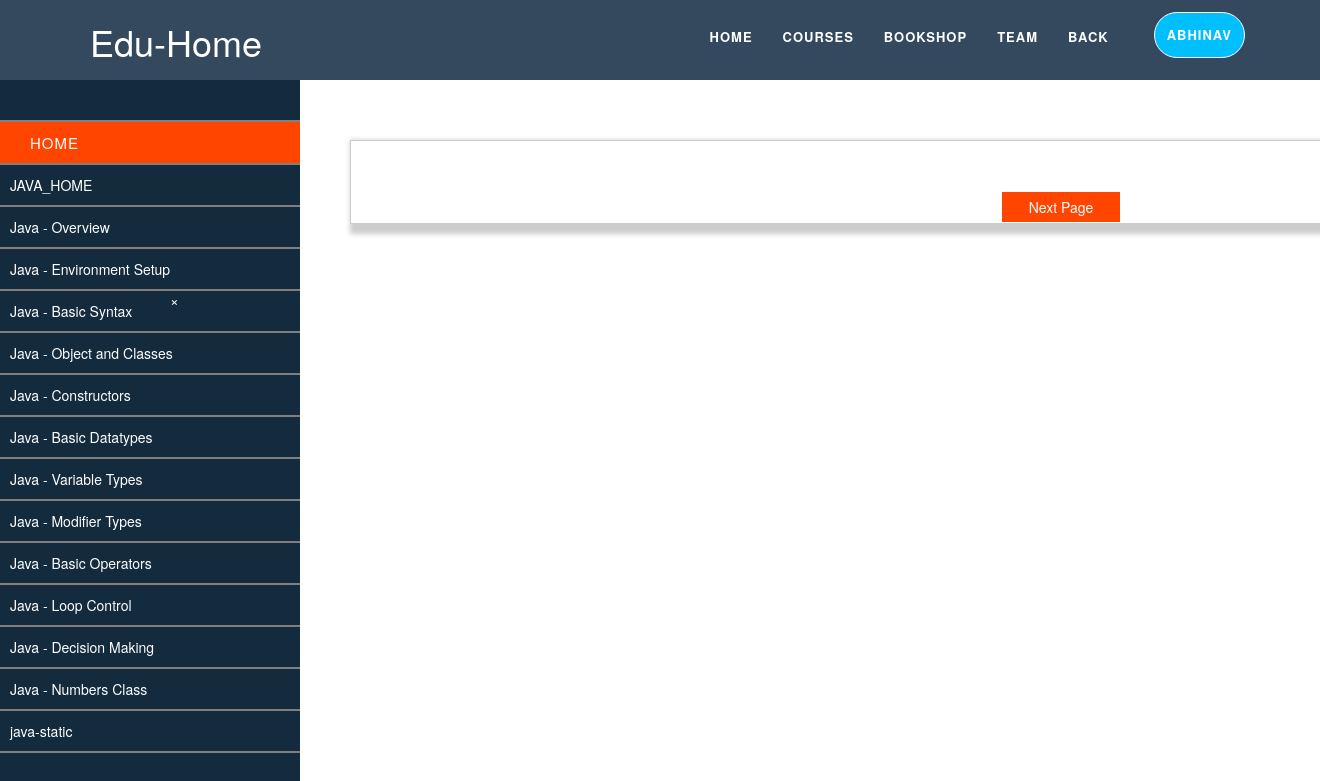
/uniquedeveloper/programming/java/java_programming.php?course_name=java (signed in), run on the app's committed database.
### tables this page shows
CREATE TABLE `courses` (
  `id` int(11) NOT NULL,
  `topic_name` varchar(255) NOT NULL,
  `description` text NOT NULL,
  `course_name` varchar(255) NOT NULL
);

### uniquedeveloper/programming/java/java_programming.php (the view, shortened to what this page needs)
<!DOCTYPE html>
<html>
<head>
	<link rel="stylesheet" type="text/css" href="../..//css/java_programming.css">
	<link rel="stylesheet" href="https://maxcdn.bootstrapcdn.com/bootstrap/3.3.7/css/bootstrap.min.css">
	<link rel="stylesheet" href="https://cdnjs.cloudflare.com/ajax/libs/font-awesome/4.7.0/css/font-awesome.min.css">
</head>
<body>
	<nav class="navbar navbar-inverse navbar-fixed-top" style="height: 80px;">
		<div class="container">
			<div class="navbar-header">
				<h1 style="color: white;margin-top: 10px;" id="myhead">Edu-Home</h1>
			</div>
			<div class="collapse navbar-collapse" id="navi">
				 <ul class="nav navbar-nav navbar-right">
					<li> <a href="../../index.php">Home</a></li>
					<li> <a href="#myservice_section">Courses</a></li>
					<li> <a href="#work">BookShop</a></li>
					<li> <a href="#our-members">Team</a></li>
					<li> <a href="../../programmingdemo.php">Back</a></li>
					<li> <a href=""></a></li>
					<li> <a href="../../index.php" id="our-location" class="btn-success" ><?php echo $_SESSION['username'];   ?></a></li>
				</ul>
			</div>
		</div>
	</nav><br><br><br>
	<div class="sidemenu" id="sidebarleftmenu">
		<ul class="sidemenulist">
			<li><a href="" class="crossbutton" onclick="closesidemenu()">&times;</a></li>
			<li style="background-color :orangered;"><a href="" >Home</a></li>
<?php
$con=mysqli_connect('localhost','root');
mysqli_select_db($con,'uniquedeveloper');
$course_name=$_GET['course_name'];
$q="select * from courses where course_name='$course_name'";
$result=mysqli_query($con,$q);
while ($res=mysqli_fetch_array($result)) {
  ?>
  			<form action="fetch_main_content.php" method="POST">
			<button  style="background-color: transparent;border: none;text-align:left;color: white;"><li style="width: 300px;"><?php echo $res['topic_name']; ?></li></button>
			</form>
<?php } ?>
		</ul>
	</div>
	<div id="mainpagecontent" class="shadow">
		<button id="btn_next">Next Page</button>
	</div>
</body>
</html>

### uniquedeveloper/css/java_programming.css (style rules this page uses)
* { margin:0px; padding:0px; box-sizing: border-box; }
body { background-color:red; }
.navbar { padding: 12px 0px; background-color: #34495e !important; border-bottom: none !important; transition: all 0.5s ease-in-out; }
ul li a { color: white !important; font-weight: bold; font-size: 13px; text-transform: uppercase; letter-spacing: 1px; transition: all 0.5s ease-in; }
#our-location { border: 1px solid white ; border-radius: 45px; padding: 12px 12px 12px 12px; background: deepskyblue !important; }
.navbar { width: 100%; height: 60px; background: #34495e; border-radius:0px 0px 0px 0px; position: fixed; box-sizing: border-box; }
.sidemenu { height: 100%; background-color: #142b3d; width: 0px; position: fixed; top:80px; left:0; overflow-x:hidden; transition: all 0.6s; }
.sidemenu ul li a { color: white; text-decoration: none; list-style: none; margin:20px; text-align: center; font-weight: 200; font-size: 15px; }
.sidemenu ul li { padding:10px; width: 300px; border-bottom: 2px solid grey; transition: all 0.6s; cursor: pointer; }
.crossbutton { position:absolute; left: 150px; bottom: 550px; }
#mainpagecontent { height: 650px; background-color: white; margin-top: 280px; border-style: solid; border-width: 1px; border-color: #ccc !important; width: 80%; margin-left: 350px !important; background-color: rgba(44, 58, 81,0.9); }
#sidebarleftmenu { width: 300px; }
#btn_next { margin-left: 650px; width:120px !important; height: 32px !important; margin-top: 40px; color:white; background-color: orangered; border:1px solid white !important; }

### uniquedeveloper/programming/java/java_programming.php (style rules this page uses)
#mainpagecontent { background-color: white; margin-top: 80px; height: auto; box-shadow: 5px 5px 5px 5px #ccc; border-color: #ccc; }

### data on the page
courses: topic_name "JAVA_HOME"
courses: topic_name "Java - Overview"
courses: topic_name "Java - Environment Setup"
courses: topic_name "Java - Basic Syntax"
courses: topic_name "Java - Object and Classes"
courses: topic_name "Java - Constructors"
courses: topic_name "Java - Basic Datatypes"
courses: topic_name "Java - Variable Types"
courses: topic_name "Java - Modifier Types"
courses: topic_name "Java - Basic Operators"
courses: topic_name "Java - Loop Control"
courses: topic_name "Java - Decision Making"
courses: topic_name "Java - Numbers Class"
courses: topic_name "java-static"

### other printed values
$_SESSION['username'] "ABHINAV"
